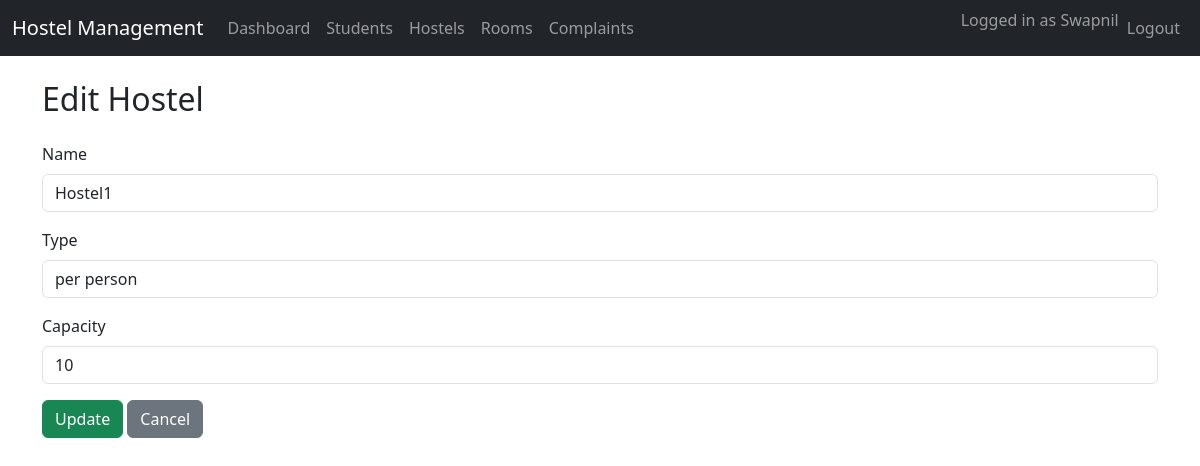
/hostels/edit/1 (signed in), run on the app's committed database.
### app/models/hostel.py (models this page shows, shortened)
class Hostel(db.Model):
    __tablename__ = "hostels"
    id = db.Column(db.Integer, primary_key=True)
    name = db.Column(db.String(100), nullable=False)
    type = db.Column(db.String(50))  # Male/Female
    capacity = db.Column(db.Integer)
    rooms = db.relationship("Room", backref="hostel", lazy=True)

### app/__init__.py (the view, shortened to what this page needs)
    @app.route("/hostels/edit/<int:hostel_id>", methods=["GET", "POST"])
    @login_required
    @admin_required
    def edit_hostel_web(hostel_id):
        from app.models.hostel import Hostel
        from app.utils.database import db
        from flask import request
        hostel = Hostel.query.get_or_404(hostel_id)
        return render_template("hostel_form.html", hostel=hostel)

### app/templates/hostel_form.html (shortened to what this page needs)
{% extends 'base.html' %}
{% block content %}
<h2 class="mb-4">{{ 'Edit' if hostel else 'Add' }} Hostel</h2>
<form method="post">
  <div class="mb-3">
    <label for="name" class="form-label">Name</label>
    <input type="text" class="form-control" id="name" name="name" value="{{ hostel.name if hostel else '' }}" required>
  </div>
  <div class="mb-3">
    <label for="type" class="form-label">Type</label>
    <input type="text" class="form-control" id="type" name="type" value="{{ hostel.type if hostel else '' }}" required>
  </div>
  <div class="mb-3">
    <label for="capacity" class="form-label">Capacity</label>
    <input type="number" class="form-control" id="capacity" name="capacity" value="{{ hostel.capacity if hostel else '' }}" required>
  </div>
  <button type="submit" class="btn btn-success">{{ 'Update' if hostel else 'Add' }}</button>
  <a href="/hostels" class="btn btn-secondary">Cancel</a>
</form>
{% endblock %}

### data on the page
Hostel: name "Hostel1", type "per person", capacity "10"

### other printed values
{{ session['username'] }} "Swapnil"
{{ 'Edit' if hostel else 'Add' }} "Edit"
{{ 'Update' if hostel else 'Add' }} "Update"
